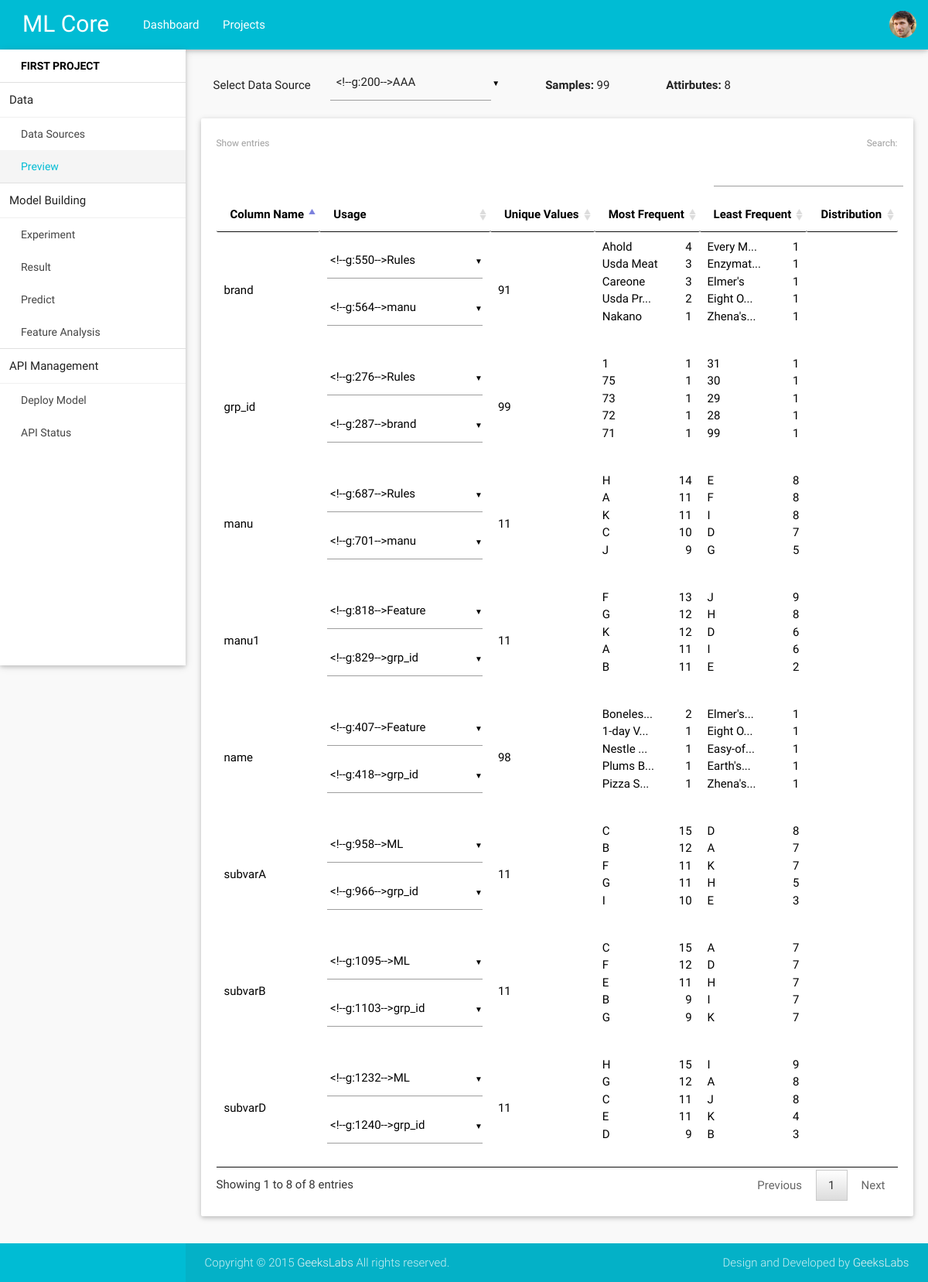
Screenshot of /coordinator/project/6/preview/ with the database file from the repository.
### coordinator/models.py (models this page shows, shortened)
class Project(models.Model):
	name = models.CharField(max_length=50)
	description = models.TextField()
	visibility = models.CharField(max_length=10)
	task = models.CharField(max_length=20)
	category = models.CharField(max_length=20)
	owner = models.ForeignKey(User, on_delete=models.CASCADE)
	created_time = models.DateTimeField(auto_now=True)

class DataSet(models.Model):
	file = models.FileField(upload_to='dataset')
	name = models.CharField(max_length=50)
	scope = models.CharField(max_length=50)
	parse_result = models.BooleanField(default=True)
	created_time = models.DateTimeField(auto_now=True)
	project= models.ForeignKey(Project, on_delete=models.CASCADE)
	column_data = models.TextField()
	rowcount = models.IntegerField()
	colcount = models.IntegerField()

### coordinator/project_views.py (the view)
# urls.py: url(r'^project/(?P<p_id>\d+)/preview/$', project_views.preview_project, name="preview"),
def preview_project(request, p_id):
	project = models.Project.objects.get(id=p_id)
	datasets = models.DataSet.objects.filter(project=project)
	data = None
	options = ['ID', 'Feature', 'ML', 'Rules']
	rowcount = colcount = 0
	dataset_id = request.GET.get('dataset')
	if dataset_id is None:
		dataset_id = datasets[0].id
	try:
		dataset = models.DataSet.objects.get(id=int(dataset_id))
		data = json.loads(dataset.column_data)
		rowcount = dataset.rowcount
		colcount = dataset.colcount
		cols = [item['column_name'] for item in data]
	except:
		data = []
	return render(request, 'coordinator/project-detail/preview.html', {
		'user': request.user,
		'project': project,
		'project_id': p_id,
		'page_name': 'preview',
		'datasets': datasets,
		'data': data,
		'dataset_id': dataset_id,
		'options': options,
		'rowcount': rowcount,
		'colcount': colcount,
		'cols': cols
		})

### coordinator/templatetags/nbsp.py (called while the page is built)
@register.filter()
def nbsp(value):
	items = value.split('\n')
	result = ''
	for item in items:
		head = item.split('  ')[0]
		short_head = head
		tail = item.split('  ')[-1]
		if len(short_head) > 10:
			short_head = head[:7] + '...'
		result = result + '<span class="tooltipped" data-position="bottom" data-delay="20" data-tooltip="'+head+'">'+short_head+'</span><span class="right">'+tail+'</span> <br/>'
	return result

@register.filter()
def compare(value, arg):
	if value.find(arg) != -1:
		return True
	return False

@register.filter()
def comparecol(value, arg):
	return value.split('-')[-1] == arg

### templates/coordinator/project-detail/preview.html (shortened to what this page needs)
{% extends 'coordinator/project.html' %}
{% load nbsp %}
{% block project-content %}
	<div class="select-data-source">
		<div class="col s12 m2 l2 text" > Select Data Source </div>
		<div class="col s6 m2 l2 text"> <strong> Samples: </strong> <span> {{ colcount }} </span> </div>
		<div class="col s6 m2 l2 text"> <strong> Attirbutes: </strong> <span> {{ rowcount }} </span> </div>
	</div>
	<div class="preview card">
		<div class="card-content black-text">
            <table id="data-table">
                <thead>
                    <tr>
                        <th> Column Name </th>
                        <th> Usage </th>
                        <th> Unique Values </th>
                        <th> Most Frequent </th>
                        <th> Least Frequent </th>
                        <th> Distribution </th>
                    </tr>
                </thead>
                <tbody>
                	{% for item in data %}
	                    <tr>
	                        <td> {{ item.column_name }} </th>
	                        <td>
	                        </td>
	                        <td> {{ item.unique_values }}  </td>
	                        <td> {{ item.most_frequent|nbsp|safe }} </td>
	                        <td> {{ item.least_frequent|nbsp|safe }} </td>
	                        <td> &nbsp; </td>
	                    </tr>
	                {% endfor %}
                </tbody>
            </table>
		</div>
	</div>
{% endblock %}

### templates/coordinator/project.html (shortened to what this page needs)
{% extends 'base.html' %}
{% load static %}
{% block extra_styles %}
  <link href="{% static 'theme/js/plugins/data-tables/css/jquery.dataTables.min.css' %}" type="text/css" rel="stylesheet" media="screen,projection">
{% endblock %}
{% block letfsidebar %}
    <ul id="project-nav" class="side-nav fixed leftside-navigation">
        <li class="menu-item">
            <a href="{% url 'coordinator:project' project_id %}" class="black-text" >
                <strong> {{ project.name }} </strong>
            </a>
        </li>
        <li class="divider"></li>
        <li class="menu-item heading"><span>Data </span> </li>
        <li class="menu-item data-sources"><a href="{% url 'coordinator:data-sources' project_id %}">Data Sources</a> </li>
        <li class="menu-item preview"><a href="{% url 'coordinator:preview' project_id %}">Preview</a> </li>
        <li class="divider"></li>
        <li class="menu-item heading"><span>Model Building </span>
        <li class="menu-item experiments"><a href="{% url 'coordinator:experiments' project_id %}">Experiment</a> </li>
        <li class="menu-item results"><a href="{% url 'coordinator:results' project_id %}">Result</a> </li>
        <li class="menu-item predict"><a href="{% url 'coordinator:predict' project_id %}">Predict</a> </li>
        <li class="menu-item feature"><a href="{% url 'coordinator:feature' project_id %}">Feature Analysis</a> </li>
        <li class="divider"></li>
        <li class="menu-item heading"><span>API Management </span>
        <li class="menu-item deploy"><a href="{% url 'coordinator:deploy' project_id %}">Deploy Model</a>
        <li class="menu-item api"><a href="{% url 'coordinator:api_status' project_id %}">API Status</a> </li>
    </ul>
{% endblock %}
{% block content %}
    <div class="row with-leftmenu">
        <div class="col s12">
            {% block project-content %}{% endblock %}
        </div>
    </div>
{% endblock %}

### static/theme/css/style.css (style rules this page uses)
body { background-color: #f9f9f9; }
#content .container .row { margin-bottom: 0; }
.side-nav a { line-height: 42px; height: 42px; }
ul.side-nav.leftside-navigation { top: 64px; overflow: hidden; }
ul.side-nav.leftside-navigation li { line-height: 44px; }
ul.side-nav.leftside-navigation li.active { background-color: rgba(0, 0, 0, 0.04); }
ul.side-nav.leftside-navigation li a { font-size: 14px; font-weight: 400; }
ul.side-nav li { padding: 0; }
.card { overflow: hidden; }
th { padding: 5px; }
#project-nav li.menu-item { padding: 0 12px; }
#project-nav .menu-item.active { font-weight: 800; background-color: rgba(0, 0, 0, 0.04); }
#project-nav .menu-item.heading { border-bottom: 1px solid rgba(0, 0, 0, 0.06); }
.select-data-source { margin-top: 20px; }
.select-data-source .text { margin: 15px 3px; text-align: right; }
.tooltipped { cursor: pointer; }
.with-leftmenu { padding-left: 240px; }

### rows the page displays
Project: name "FIRST PROJECT"
DataSet: column_name "name", unique_values "98", most_frequent|nbsp "Boneles... 2 1-day V... 1 Nestle ... 1 Plums B... 1 Pizza S... 1", least_frequent|nbsp "Elmer's... 1 Eight O... 1 Easy-of... 1 Earth's... 1 Zhena's... 1"
DataSet: column_name "subvarA", unique_values "11", most_frequent|nbsp "C 15 B 12 F 11 G 11 I 10", least_frequent|nbsp "D 8 A 7 K 7 H 5 E 3"

### other values shown
{{ colcount }} "99"
{{ rowcount }} "8"
{{ item.column_name }} "grp_id" "brand" "manu" "manu1" "subvarB" "subvarD"
{{ item.unique_values }} "99" "91" "11" "11" "11" "11"
{{ item.most_frequent|nbsp|safe }} "1 1 75 1 73 1 72 1 71 1" "Ahold 4 Usda Meat 3 Careone 3 Usda Pr... 2 Nakano 1" "H 14 A 11 K 11 C 10 J 9" "F 13 G 12 K 12 A 11 B 11" "C 15 F 12 E 11 B 9 G 9" "H 15 G 12 C 11 E 11 D 9"
{{ item.least_frequent|nbsp|safe }} "31 1 30 1 29 1 28 1 99 1" "Every M... 1 Enzymat... 1 Elmer's 1 Eight O... 1 Zhena's... 1" "E 8 F 8 I 8 D 7 G 5" "J 9 H 8 D 6 I 6 E 2" "A 7 D 7 H 7 I 7 K 7" "I 9 A 8 J 8 K 4 B 3"
